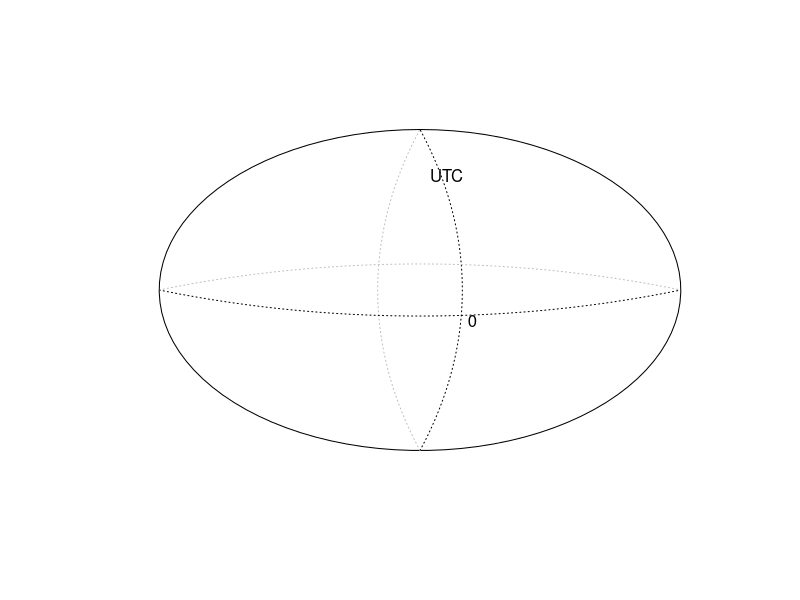
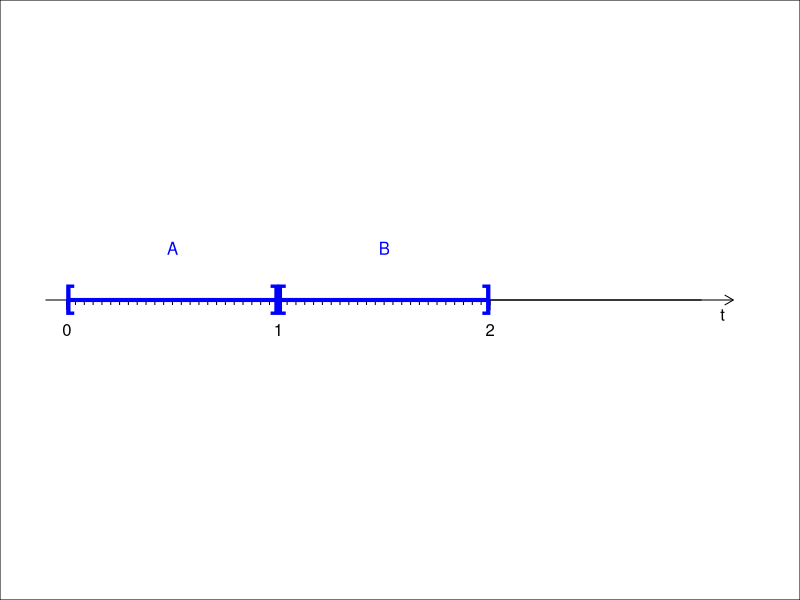
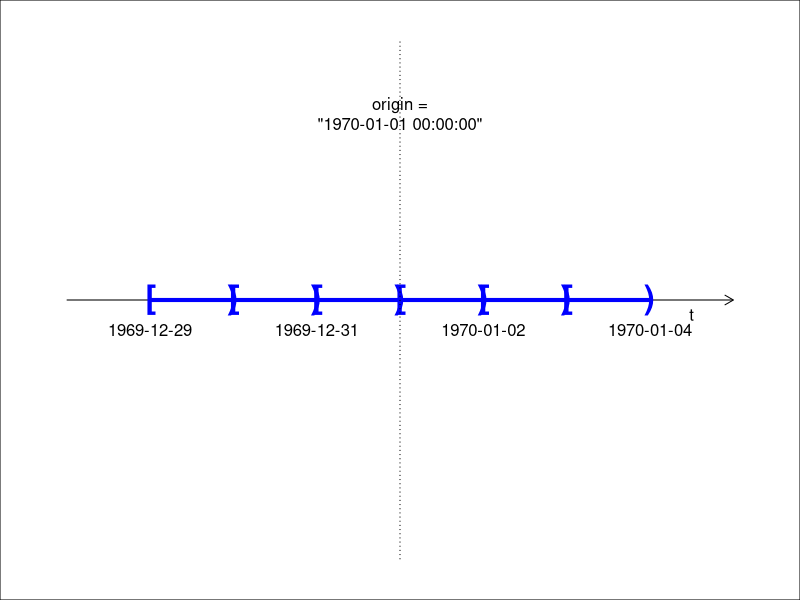
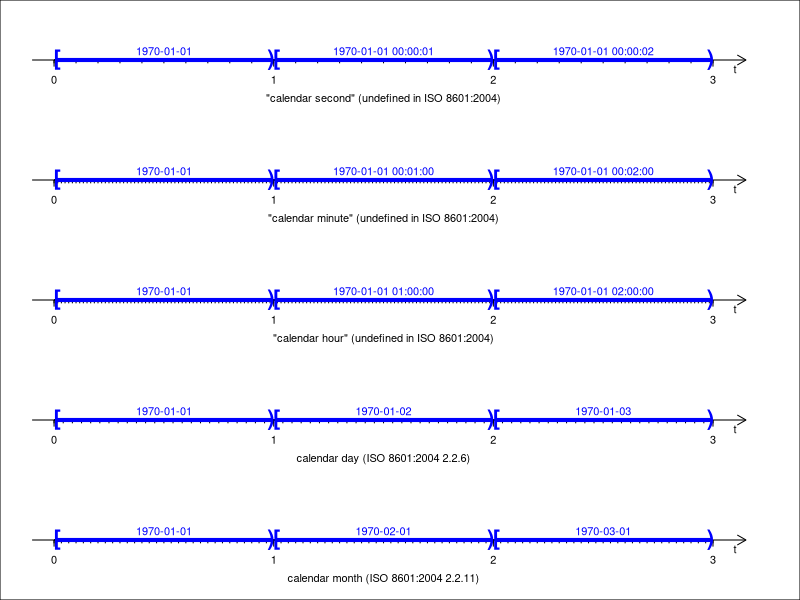
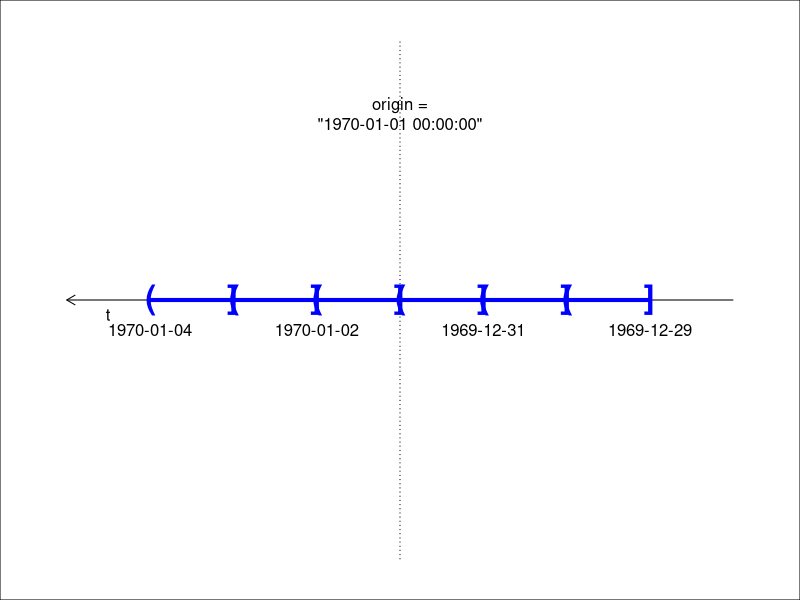
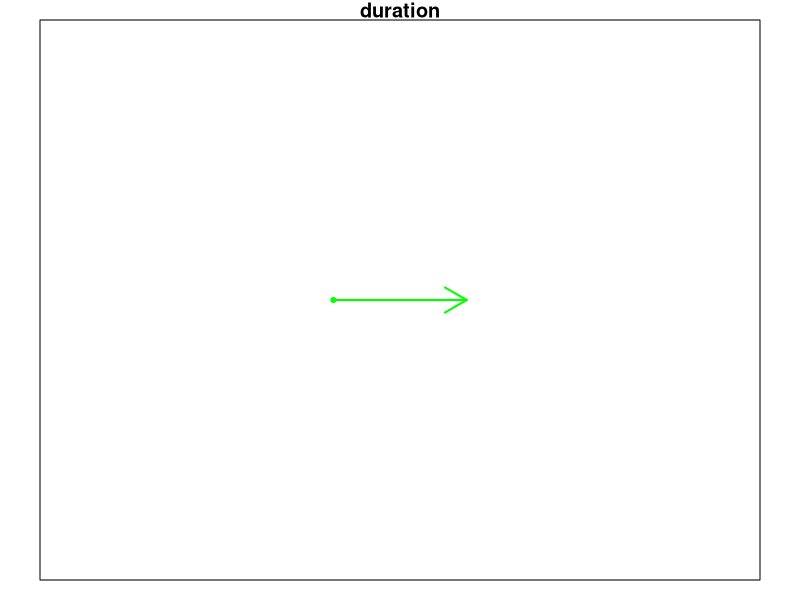

Recreate these plots in R, in order.
## ---- chunk 1
a <- as.POSIXct(0, origin="1970-01-01")
a
## ---- chunk 2
unclass(a)
## ---- chunk 3
format(a, tz="UTC")
## ---- chunk 4
t <- seq(0,2*pi,length=100) 
coords <- t(rbind(sin(t), cos(t))) 
plot(coords, type="l", axes=F, xlab="", ylab="", xlim=c(-1.2,1.2), ylim=c(-1.2,1.2))
a <- -3
r <- sqrt(a*a+1)
t <- seq(-atan(-1/a), atan(-1/a), length=100)
lines(a+r*cos(t), 0+r*sin(t), lty="dotted")
lines(-(a+r*cos(t)), 0+r*sin(t), lty="dotted", col="gray")
lines(0+r*sin(t), a+r*cos(t), lty="dotted", col="gray")
lines(0+r*sin(t), -(a+r*cos(t)), lty="dotted", col="black")
#text(0, 1, "0", pos=3)
text(.2, -.1, "0", pos=1)
text(0, .7, "UTC", pos=4)
## ---- chunk 5
op <- par(no.readonly = TRUE)

n=3
par(mar=c(1,2,1,2))
par(lend="butt")
plot(c(0,n), c(0,0), col="black", type = "l", 
     axes=F, xlim=c(0,n+.15), ylim=c(-.5, .5), 
     xlab="", ylab="")
axis(1, pos=0, labels=FALSE, tick=FALSE)

arrows(x0=-.1, y0=0, x1=n+.15, length=.1)
text(n+.1, 0, "t", pos = 1)

axis(1, at=0:2, pos=0)
axis(1, at=seq(from=0, to=2, length.out=2*24+1), tcl=par("tcl")*.5, labels=FALSE, pos=0)

segments(x0=0.01, y0=0, x1=0.99, col="blue", lwd =4)
text(x=0.013, y=0, "[", col="blue", font = 2, cex=2)
text(x=0.987, y=0, "]", col="blue", font = 2, cex=2)
text(x=0.5, y= .1, "A", col="blue")

segments(x0=1.01, y0=0, x1=1.99, col="blue", lwd =4)
text(x=1.013, y=0, "[", col="blue", font = 2, cex=2)
text(x=1.987, y=0, "]", col="blue", font = 2, cex=2)
text(x=1.5, y= .1, "B", col="blue")

box("outer")
par(op)
## ---- chunk 6
a <- as.POSIXct("1970-01-01 24:00:00", tz = "UTC")
print(a)
## ---- chunk 7
op <- par(no.readonly = TRUE)

n = 3
a <- as.POSIXct((-n:n)*60*60*24, origin = "1970-01-01 00:00:00", tz="UTC")
par(mar=c(1,2,1,2))
par(lend="butt")
NDaysInSecs <- 60*60*24*n
RadiusOfWindow <- NDaysInSecs + 60*60*24
plot(a, y=rep(0, 2*n+1), type = "l", axes = F, 
     ylim=c(-1, 1), xlim = c(-RadiusOfWindow, RadiusOfWindow),
     xlab="", ylab="")
axis(1, at=a, labels=a, pos=0)
arrows(x0=a[1]-60*60*24, y0=0, x1=a[2*n+1]+60*60*24, length=.1, code = 2)
text(a[2*n+1]+60*60*12, 0, "t", pos = 1)
segments(x0=a[1:(2*n)], y0=0, x1=a[2:(2*n+1)], col="blue", lwd =4)
for (i in 1:(2*n)) text(x=a[i] + 15*60, y=0, "[", col="blue", font = 2, cex=2)
for (i in 2:(2*n+1)) text(x=a[i] - 15*60, y=0, ")", col="blue", font = 2, cex=2)
axis(2, pos=0, labels = FALSE, lwd.ticks=0, lty="dotted")
text(0, .8, "origin =\n\"1970-01-01 00:00:00\"", pos=1)

box("outer")
par(op)
## ---- chunk 8
FirstInstant <- as.POSIXlt(0, origin="1970-01-01", tz="UTC")
format(FirstInstant, usetz=FALSE)
format(FirstInstant, format = "%Y-%m-%d %H:%M:%S", usetz=FALSE)
## ---- chunk 9
op <- par(no.readonly = TRUE)
par(mfrow=c(5,1))
par(mar=c(1,2,1,2))
par(lend="butt")
xlab.y <- -.45
# second
n=3
plot(c(0,n), c(0,0), col="black", type = "l", 
     axes=F, xlim=c(0,n+.15), ylim=c(-.5, .5), 
     xlab="", ylab="")
axis(1, pos=0, labels=FALSE, tick=FALSE)
text(n/2, xlab.y, "\"calendar second\" (undefined in ISO 8601:2004)")

arrows(x0=-.1, y0=0, x1=n+.15, length=.1)
text(n+.1, 0, "t", pos = 1)

# major ticks
axis(1, at=0:n, pos=0) 
# minor ticks
axis(1, at=seq(from=0, to=n, length.out=n*10+1), tcl=par("tcl")*.5, labels=FALSE, pos=0)

for (i in 1:n){
  segments(x0=(i-1)+0.01, y0=0, x1=i-.01, col="blue", lwd =4)
  text(x=(i-1)+0.013, y=0, "[", col="blue", font = 2, cex=2)
  text(x=i-0.013, y=0, ")", col="blue", font = 2, cex=2)
  text(x=(i-.5), y= .1, col="blue", 
       labels=format(as.POSIXct((i-1), origin="1970-01-01", tz="UTC")
#                     , format="%Y-%m-%d %H:%M:%S"
                     )
       )
}


# minute
n=3
plot(c(0,n), c(0,0), col="black", type = "l", 
     axes=F, xlim=c(0,n+.15), ylim=c(-.5, .5), 
     xlab="", ylab="")
axis(1, pos=0, labels=FALSE, tick=FALSE)
text(n/2, xlab.y, "\"calendar minute\" (undefined in ISO 8601:2004)")

arrows(x0=-.1, y0=0, x1=n+.15, length=.1)
text(n+.1, 0, "t", pos = 1)

# major ticks
axis(1, at=0:n, pos=0) 
# minor ticks
axis(1, at=seq(from=0, to=n, length.out=n*60+1), tcl=par("tcl")*.5, labels=FALSE, pos=0)

for (i in 1:n){
  segments(x0=(i-1)+0.01, y0=0, x1=i-.01, col="blue", lwd =4)
  text(x=(i-1)+0.013, y=0, "[", col="blue", font = 2, cex=2)
  text(x=i-0.013, y=0, ")", col="blue", font = 2, cex=2)
  text(x=(i-.5), y= .1, col="blue", 
       labels=format(as.POSIXct((i-1)*60, origin="1970-01-01", tz="UTC")
#                     , format="%Y-%m-%d %H:%M:%S"
                     )
       )
}

# hour
n=3
plot(c(0,n), c(0,0), col="black", type = "l", 
     axes=F, xlim=c(0,n+.15), ylim=c(-.5, .5), 
     xlab="", ylab="")
axis(1, pos=0, labels=FALSE, tick=FALSE)
text(n/2, xlab.y, "\"calendar hour\" (undefined in ISO 8601:2004)")

arrows(x0=-.1, y0=0, x1=n+.15, length=.1)
text(n+.1, 0, "t", pos = 1)

# major ticks
axis(1, at=0:n, pos=0) 
# minor ticks
axis(1, at=seq(from=0, to=n, length.out=n*60+1), tcl=par("tcl")*.5, labels=FALSE, pos=0)

for (i in 1:n){
  segments(x0=(i-1)+0.01, y0=0, x1=i-.01, col="blue", lwd =4)
  text(x=(i-1)+0.013, y=0, "[", col="blue", font = 2, cex=2)
  text(x=i-0.013, y=0, ")", col="blue", font = 2, cex=2)
  text(x=(i-.5), y= .1, col="blue", 
       labels=format(as.POSIXct((i-1)*60*60, origin="1970-01-01", tz="UTC")
#                     , format="%Y-%m-%d %H:%M:%S"
                     )
       )
}

# day
n=3
plot(c(0,n), c(0,0), col="black", type = "l", 
     axes=F, xlim=c(0,n+.15), ylim=c(-.5, .5), 
     xlab="", ylab="")
axis(1, pos=0, labels=FALSE, tick=FALSE)
text(n/2, xlab.y, "calendar day (ISO 8601:2004 2.2.6)")

arrows(x0=-.1, y0=0, x1=n+.15, length=.1)
text(n+.1, 0, "t", pos = 1)

# major ticks
axis(1, at=0:n, pos=0) 
# minor ticks
axis(1, at=seq(from=0, to=n, length.out=n*24+1), tcl=par("tcl")*.5, labels=FALSE, pos=0)

for (i in 1:n){
  segments(x0=(i-1)+0.01, y0=0, x1=i-.01, col="blue", lwd =4)
  text(x=(i-1)+0.013, y=0, "[", col="blue", font = 2, cex=2)
  text(x=i-0.013, y=0, ")", col="blue", font = 2, cex=2)
  text(x=(i-.5), y= .1, col="blue", 
       labels=format(as.POSIXct((i-1)*60*60*24, origin="1970-01-01", tz="UTC")
#                     , format="%Y-%m-%d %H:%M:%S"
                     )
       )
}

# month
n=3
plot(c(0,n), c(0,0), col="black", type = "l", 
     axes=F, xlim=c(0,n+.15), ylim=c(-.5, .5), 
     xlab="", ylab="")
axis(1, pos=0, labels=FALSE, tick=FALSE)
text(n/2, xlab.y, "calendar month (ISO 8601:2004 2.2.11)")

arrows(x0=-.1, y0=0, x1=n+.15, length=.1)
text(n+.1, 0, "t", pos = 1)

# major ticks
axis(1, at=0:n, pos=0) 
# minor ticks
axis(1, at=seq(from=0, to=n, length.out=n*30+1), tcl=par("tcl")*.5, labels=FALSE, pos=0)

for (i in 1:n){
  segments(x0=(i-1)+0.01, y0=0, x1=i-.01, col="blue", lwd =4)
  text(x=(i-1)+0.013, y=0, "[", col="blue", font = 2, cex=2)
  text(x=i-0.013, y=0, ")", col="blue", font = 2, cex=2)
  text(x=(i-.5), y= .1, col="blue", 
       labels=format(ISOdate(1970, i, 1, 0, 0, 0, tz="UTC")
#                     , format="%Y-%m-%d %H:%M:%S"
                     )
       )
}


box("outer")
par(op)
## ---- chunk 10
op <- par(no.readonly = TRUE)

par(mar=c(1,2,1,2))
par(lend="butt")
NDaysInSecs <- 60*60*24*n
RadiusOfWindow <- NDaysInSecs + 60*60*24
a1 <- rev(a)
plot(a1, y=rep(0, length(a1)), type = "l", axes = F, 
     ylim=c(-1, 1), xlim = c(RadiusOfWindow, -RadiusOfWindow),
     xlab="", ylab="")
axis(1, at=a, labels=a, pos=0)
arrows(x0=a[1]-60*60*24, y0=0, x1=a[2*n+1]+60*60*24, length=.1, code = 2)
text(a[2*n+1]+60*60*12, 0, "t", pos = 1)
segments(x0=a[1:(2*n)], y0=0, x1=a[2:(2*n+1)], col="blue", lwd =4)
for (i in 1:(2*n)) text(x=a[i] + 15*60, y=0, "]", col="blue", font = 2, cex=2)
for (i in 2:(2*n+1)) text(x=a[i] - 15*60, y=0, "(", col="blue", font = 2, cex=2)
axis(2, pos=0, labels = FALSE, lwd.ticks=0, lty="dotted")
text(0, .8, "origin =\n\"1970-01-01 00:00:00\"", pos=1)

box("outer")
par(op)
## ---- chunk 11
format(.leap.seconds, format = "%Y-%m-%d %H:%M:%S", tz="UTC",usetz=TRUE)
## ---- chunk 12
par(mar=c(1,2,1,2))
plot(2, 0, xlim=c(0,5), ylim=c(-.5, .5), col="green", pch = 20, axes=F, 
     xlab="", ylab="", main="duration")
arrows(x0=2, y0=0, x1=3, col="green", lwd =2)
box()
## ---- chunk 13
prettyNum(60*60*24*365*.75 + 60*60*24*366*.25, big.mark = ",")
